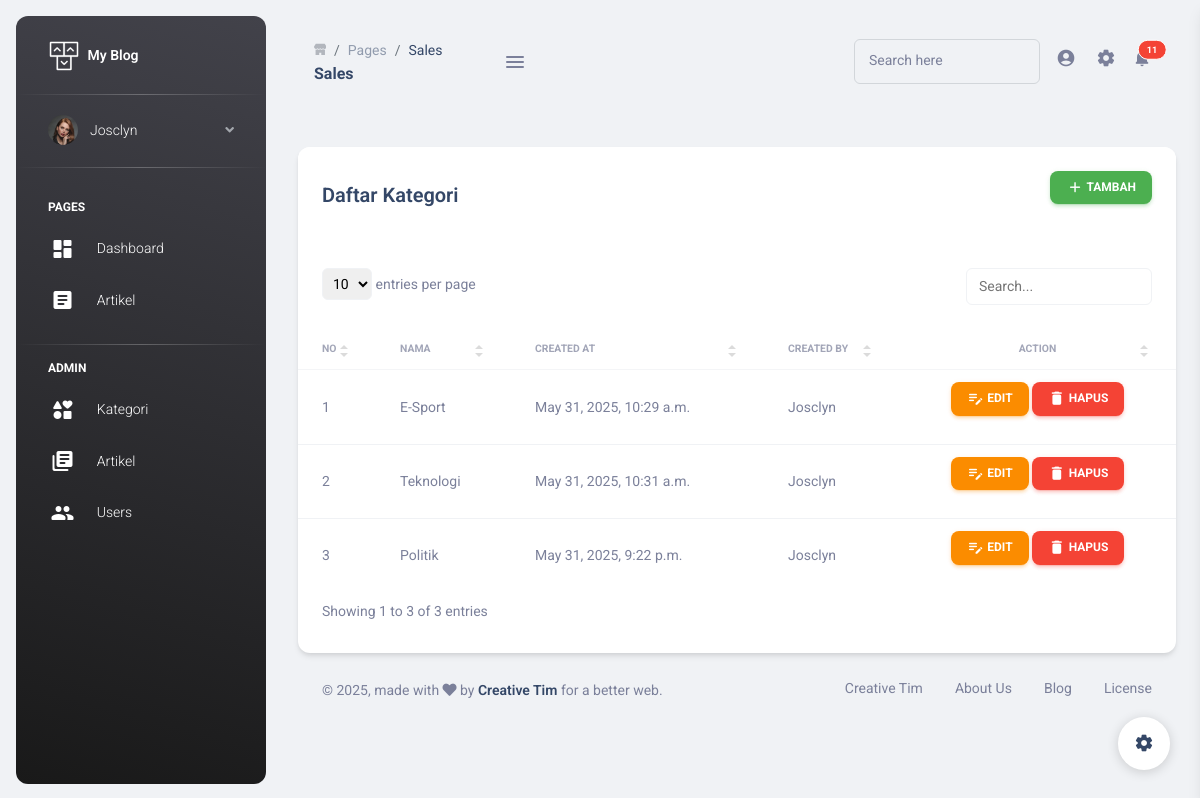
The page /dashboard/operator/kategori/list (signed in) on the database its author committed.
### artikels/models.py (models this page shows, shortened)
class Kategori(models.Model):
    nama = models.CharField(max_length=100)
    created_at = models.DateTimeField(auto_now_add=True)
    created_by = models.ForeignKey(User, on_delete=models.CASCADE)

### artikels/views.py (the view)
# urls.py: path('operator/kategori/list', admin_kategori_list, name='admin_kategori_list'),
@login_required(login_url='/auth-login')
@user_passes_test(in_operator, login_url='/')
def admin_kategori_list(request):
    template_name = "dashboard/admin/kategori_list.html"
    kategori = Kategori.objects.all()
    context = {
        "kategori": kategori
    }
    return render(request, template_name, context)

### artikels/templatetags/auth_extras.py (called while the page is built)
@register.filter(name='has_group')
def has_group(user, group_name):
    try:
        group = Group.objects.get(name=group_name)
    except:
        group = Group.objects.create(name=group_name)
    return True if group in user.groups.all() else False

### artikels/views.py (called while the page is built)
def in_operator(user):
    get_user = user.groups.filter(name='Operator').count()
    if get_user > 0:
        return False
    else:
        return True

### templates/dashboard/admin/kategori_list.html (shortened to what this page needs)
{% extends "dashboard/base.html" %}
{% load static %}
{% block content %}
<div class="row mt-4">
        <div class="col-12">
          <div class="card">
            <div class="card-header">
            <div class="d-flex justify-content-between align-items-center">
              <h5 class="mb-0">Daftar Kategori</h5>
              <a class="btn btn-success px-3 py-2" href="{% url 'admin_kategori_tambah' %}"><i class="material-icons">add</i> Tambah</a>
            </div>
            </div>
            <div class="table-responsive">
              <table class="table table-flush" id="datatable-search">
                <thead class="thead-light">
                  <tr>
                    <th>No</th>
                    <th>Nama</th>
                    <th>Created at</th>
                    <th>Created by</th>
                    <th class="text-center">Action</th>
                  </tr>
                </thead>
                <tbody>
                {% for kat in kategori %}
                  <tr>
                    <td class="text-sm font-weight-normal">{{forloop.counter}}</td>
                    <td class="text-sm font-weight-normal">{{kat.nama}}</td>
                    <td class="text-sm font-weight-normal">{{kat.created_at}}</td>
                    <td class="text-sm font-weight-normal">{{kat.created_by}}</td>
                    <td class="text-sm font-weight-normal text-center">
                      <a class="btn btn-warning px-3 py-2" href="{% url 'admin_kategori_update' kat.id %}"><i class="material-icons">edit_note</i> Edit</a>
                      <a class="btn btn-danger px-3 py-2" onClick="return confirm('Yakin ingin menghapus?')" href="{% url 'admin_kategori_delete' kat.id %}"><i class="material-icons">delete</i> Hapus</a>
                    </td>
                  </tr>
                  {% endfor %}
                </tbody>
              </table>
            </div>
          </div>
        </div>
      </div>
{% endblock  %}

### templates/dashboard/menu.html (shortened to what this page needs)
{% load static %}
{% load auth_extras %}
  <aside class="sidenav navbar navbar-vertical navbar-expand-xs border-0 border-radius-xl my-3 fixed-start ms-3   bg-gradient-dark" id="sidenav-main">
    <div class="sidenav-header">
      <a class="navbar-brand m-0" href=" https://demos.creative-tim.com/material-dashboard-pro/pages/dashboards/analytics.html " target="_blank">
        <img src="{% static 'dashboard/assets/img/logo-ct.png' %}" class="navbar-brand-img h-100" alt="main_logo">
        <span class="ms-1 font-weight-bold text-white">My Blog</span>
      </a>
    </div>
    <hr class="horizontal light mt-0 mb-2">
    <div class="collapse navbar-collapse  w-auto h-auto max-height-vh-100 h-100" id="sidenav-collapse-main">
      <ul class="navbar-nav">
        <li class="nav-item mb-2 mt-0">
          <a data-bs-toggle="collapse" href="#ProfileNav" class="nav-link text-white" aria-controls="ProfileNav" role="button" aria-expanded="false">
            <img src="{% static 'dashboard/assets/img/team-3.jpg' %}" class="avatar">
            <span class="nav-link-text ms-2 ps-1">{{ user }}</span>
          </a>
        </li>
        <hr class="horizontal light mt-0">
        <li class="nav-item mt-3">
          <h6 class="ps-4  ms-2 text-uppercase text-xs font-weight-bolder text-white">pages</h6>
        </li>
        <li class="nav-item">
          <a href="{% url 'dashboard' %}" class="nav-link text-white" aria-controls="pagesExamples" role="button" aria-expanded="false">
            <i class="material-icons-round {% if page.brand == 'RTL' %}ms-2{% else %} me-2{% endif %}">dashboard</i>
            <span class="nav-link-text ms-2 ps-1">Dashboard</span>
          </a>
        </li>
        <li class="nav-item">
          <a href="{% url 'artikel_list' %}" class="nav-link text-white " aria-controls="applicationsExamples" role="button" aria-expanded="false">
            <i class="material-icons-round {% if page.brand == 'RTL' %}ms-2{% else %} me-2{% endif %}">article</i>
            <span class="nav-link-text ms-2 ps-1">Artikel</span>
          </a>
        </li>
        {% if request.user|has_group:'operator' %}
        <li class="nav-item">
          <hr class="horizontal light" />
          <h6 class="ps-4  ms-2 text-uppercase text-xs font-weight-bolder text-white">admin</h6>
        </li>
        <li class="nav-item">
          <a href="{% url 'admin_kategori_list' %}" class="nav-link text-white " aria-controls="basicExamples" role="button" aria-expanded="false">
            <i class="material-icons-round {% if page.brand == 'RTL' %}ms-2{% else %} me-2{% endif %}">interests</i>
            <span class="nav-link-text ms-2 ps-1">Kategori</span>
          </a>
        </li>
        <li class="nav-item">
          <a href="{% url 'admin_artikel_list' %}" class="nav-link text-white " aria-controls="componentsExamples" role="button" aria-expanded="false">
            <i class="material-icons-round {% if page.brand == 'RTL' %}ms-2{% else %} me-2{% endif %}">library_books</i>
            <span class="nav-link-text ms-2 ps-1">Artikel</span>
          </a>
        </li>
        <li class="nav-item">
          <a class="nav-link" href="{% url "admin_management_user_list" %}">
            <i class="material-icons-round {% if page.brand == 'RTL' %}ms-2{% else %} me-2{% endif %}">group</i>
            <span class="nav-link-text ms-2 ps-1">Users</span>
          </a>
        </li>
        {% endif %}
      </ul>
    </div>
  </aside>

### rows shown on the page
Kategori: nama "E-Sport", created_at "May 31, 2025, 10:29 a.m.", created_by "Josclyn"
Kategori: nama "Teknologi", created_at "May 31, 2025, 10:31 a.m.", created_by "Josclyn"
Kategori: nama "Politik", created_at "May 31, 2025, 9:22 p.m.", created_by "Josclyn"

### other values the page prints
{{ user }} "Josclyn"
